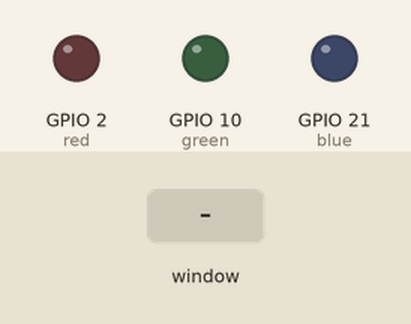
Simulated run of this program. Board: Raspberry Pi (BCM pin numbers). On the bench: output pins drawn as LEDs (lit = HIGH). Inputs (shaded band) come from the test bench. The desktop window is not drawn, its controls go by their first labels and the mouse button is held 0.15 s. At 5.8 s the program stops and its outputs stay as they are.

Above: at 1.2 s.
1.3 s: control labelled "red" in the window clicked
At 1.9 s:
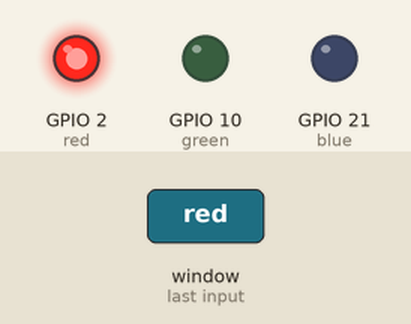
2.8 s: control labelled "green" in the window clicked
At 4.0 s:
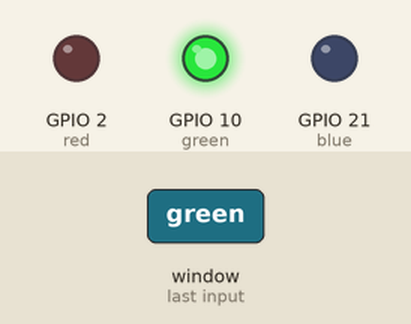
4.3 s: control labelled "blue" in the window clicked
At 5.3 s:
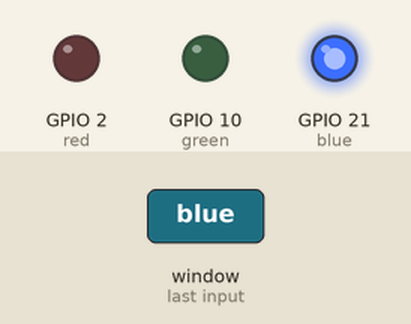
5.8 s: control labelled "Exit" in the window clicked
At 6.5 s:
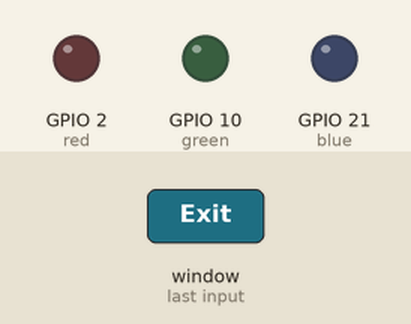
Timing chart, 0 to 7.3 s (numbered marks = the images above; inputs shaded):
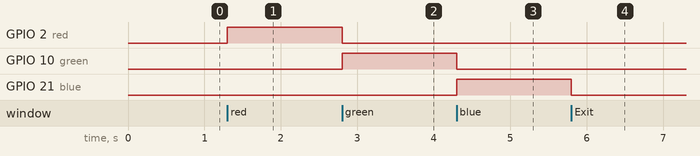

The program:

led.py
```python
import tkinter as tk
import RPi.GPIO as GPIO
from time import sleep

GPIO.setwarnings(False)

red = 2
green = 10
blue = 21


GPIO.setmode(GPIO.BCM)
GPIO.setup(red, GPIO.OUT)
GPIO.setup(green, GPIO.OUT)
GPIO.setup(blue, GPIO.OUT)

root= tk.Tk()
root.title("Three LED blink GUI")

def TurnOff():
    GPIO.output(red,GPIO.LOW)
    GPIO.output(green,GPIO.LOW)
    GPIO.output(blue,GPIO.LOW)

def TurnOn():
    TurnOff()
    GPIO.output(var.get(),GPIO.HIGH)

var= tk.IntVar()

led1 = tk.Radiobutton(root, text ="red",bg="red", variable=var,value=2, command=TurnOn).pack()
led2 = tk.Radiobutton(root, text ="green",bg="blue", variable=var,value =10, command=TurnOn).pack()
led3 = tk.Radiobutton(root, text ="blue",bg="green", variable=var,value =21, command=TurnOn).pack()
tk.Exitbutton = tk.Button(root, text="Exit",bg="yellow", command=root.destroy).pack()


root.mainloop()

GPIO.cleanup()
```

Measured:
- after the input at 1.3 s, GPIO 2 (red): LOW → HIGH at once
- after the input at 2.8 s, GPIO 2 (red): HIGH → LOW at once; GPIO 10 (green): LOW → HIGH at once
- after the input at 4.3 s, GPIO 10 (green): HIGH → LOW at once; GPIO 21 (blue): LOW → HIGH at once
- after the input at 5.8 s, GPIO 21 (blue): HIGH → LOW at once
